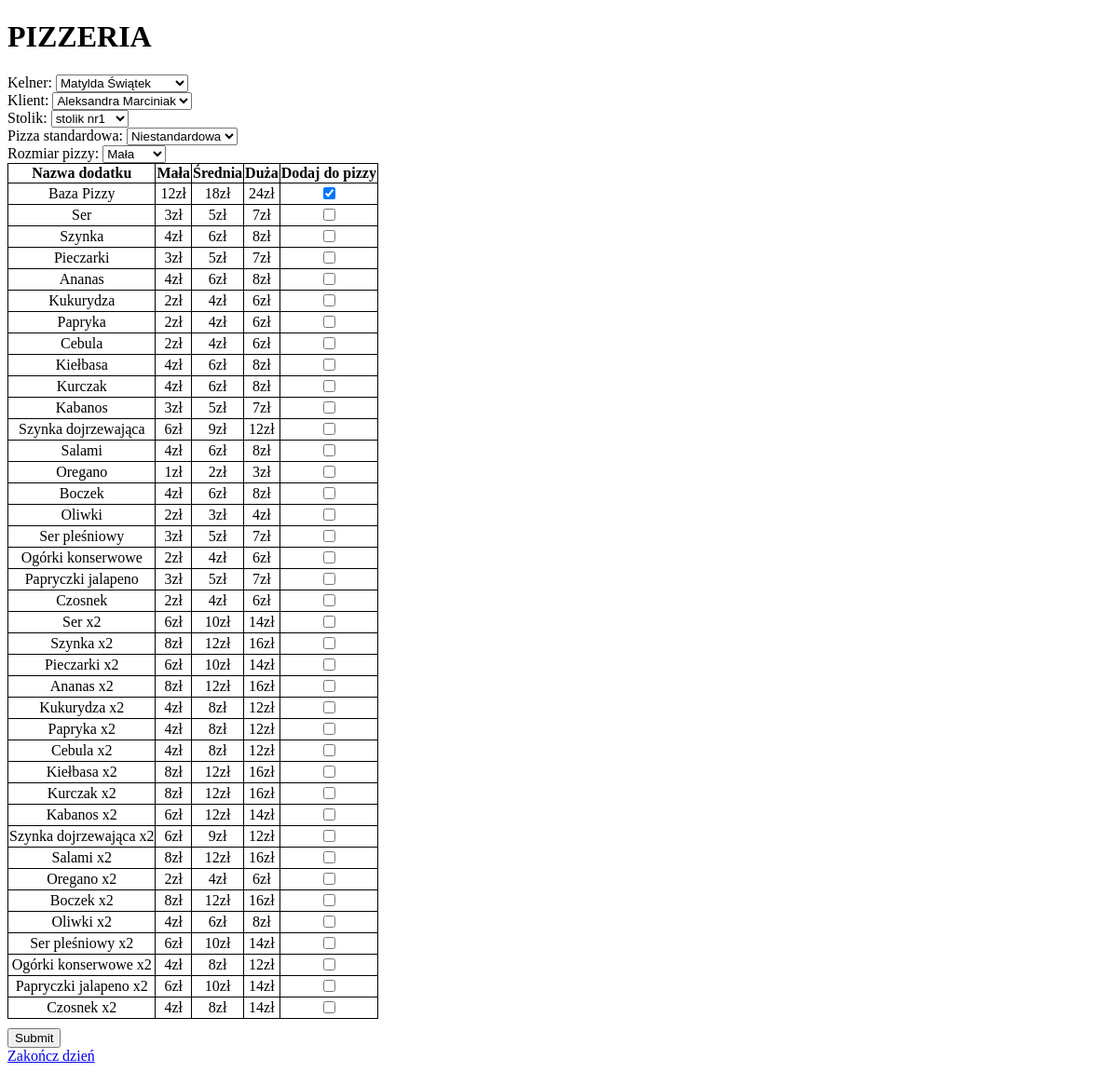
The page / on the database its author committed.
### tables this page shows
CREATE TABLE `dodatki_do_pizzy` (
  `ID` int(11) NOT NULL,
  `NAZWA` varchar(30) NOT NULL,
  `na_malej` float NOT NULL,
  `na_sredniej` float NOT NULL,
  `na_duzej` float NOT NULL
);

### index.php (the view, shortened to what this page needs)
<!DOCTYPE html>
<html lang="en">
<head>
</head>
<body>
    <h1>PIZZERIA</h1>
    <form method="post" action="podsumowanieZamowienia.php">
    <label>
        Kelner:
    </label>
    <select name="kel">
     <?php
        require_once "connect.php";
        $polaczenie = @new mysqli($host, $db_user, $db_password, $db_name);
        $polaczenie->set_charset("utf8");
        $kelnerzy = $polaczenie->query("SELECT * FROM kelnerzy");
        $row = $kelnerzy->fetch_array();
        $i=1;
        while($row){
            $imieINazwisko = $row["imie"]." ".$row["nazwisko"];
            echo "<option value=".$i.">".$imieINazwisko."</option>";
            $i = $i + 1;
            $row = $kelnerzy->fetch_array();
        }
     ?>
    </select>
    <br/>
    <label>
        Klient:
    </label>
    <select name="kli">
     <?php
        $klienci = $polaczenie->query("SELECT * FROM klienci");
        $row = $klienci->fetch_array();
        $i=1;
        while($row){
            $imieINazwisko = $row["imie"]." ".$row["nazwisko"];
            echo "<option value=".$i.">".$imieINazwisko."</option>";
            $i = $i + 1;
            $row = $klienci->fetch_array();
        }
     ?>
    </select>
    <br/>
    <label>
        Stolik:
    </label>
    <select name="sto">
     <?php
        $stoliki = $polaczenie->query("SELECT * FROM stoliki");
        $row = $stoliki->fetch_array();
        $i=1;
        while($row){
            echo "<option value=".$i.">".$row["nazwa"]."</option>";
            $i = $i + 1;
            $row = $stoliki->fetch_array();
        }
     ?>
    </select>
    <br/>
    <label>
        Pizza standardowa:
    </label>
    <select name="stan">
     <?php
        echo "<option value="."100".">"."Niestandardowa"."</option>";
     ?>
    </select>
    <br/>
    <label>
        Rozmiar pizzy:
    </label>
    <select name="rozm">
        <option value="mala">
            Mała
        </option>
    </select>
    <br/>
    <table>
        <thead>
            <tr>
                <td>
                    Nazwa dodatku
                </td>
                <td>
                    Mała
                </td>
                <td>
                    Średnia
                </td>
                <td>
                    Duża
                </td>
                <td>
                    Dodaj do pizzy
                </td>
            </tr>
        </thead>
        <?php
        $jedenDodatek = $polaczenie->query("SELECT * FROM dodatki_do_pizzy");
        $row = $jedenDodatek->fetch_array();
        $i = 1;
        while($row){
            if($i != 1){
                echo "<tr>";
                echo "<td>";
                echo $row["NAZWA"];
                echo "</td>";
                echo "<td>";
                echo $row["na_malej"]."zł";
                echo "</td>";
                echo "<td>";
                echo $row["na_sredniej"]."zł";
                echo "</td>";
                echo "<td>";
                echo $row["na_duzej"]."zł";
                echo "</td>";
                echo "<td>";
                $j = $i - 1;
                $name = "dod".$j;
                if($i == 2){
                    echo "<input type='checkbox' name=$name value='dodano' checked id='special'>";
                }
                else{
                    echo "<input type='checkbox' name=$name value='dodano'>";
                }
                echo "</td>";
                echo "</tr>";
                $i = $i + 1;
                $row = $jedenDodatek->fetch_array();
            }
            else{
                $i = $i + 1;
                $row = $jedenDodatek->fetch_array();
            }
        }
        ?>
    </table>
    <input type="submit" id="wysylanie">
    </form>
    <a href="koniecDnia.php">Zakończ dzień</a>
</body>
</html>

### index.php (style rules this page uses)
#wysylanie { margin-top: 10px; }
table { border-collapse: collapse; }
td { border: 1px solid black; text-align: center; }
thead { font-weight: bold; }
#special { pointer-events: none; }

### rows shown on the page
dodatki_do_pizzy: NAZWA "Baza Pizzy", na_malej "12", na_sredniej "18", na_duzej "24"
dodatki_do_pizzy: NAZWA "Ser", na_malej "3", na_sredniej "5", na_duzej "7"
dodatki_do_pizzy: NAZWA "Szynka", na_malej "4", na_sredniej "6", na_duzej "8"
dodatki_do_pizzy: NAZWA "Pieczarki", na_malej "3", na_sredniej "5", na_duzej "7"
dodatki_do_pizzy: NAZWA "Ananas", na_malej "4", na_sredniej "6", na_duzej "8"
dodatki_do_pizzy: NAZWA "Kukurydza", na_malej "2", na_sredniej "4", na_duzej "6"
dodatki_do_pizzy: NAZWA "Papryka", na_malej "2", na_sredniej "4", na_duzej "6"
dodatki_do_pizzy: NAZWA "Cebula", na_malej "2", na_sredniej "4", na_duzej "6"
dodatki_do_pizzy: NAZWA "Kiełbasa", na_malej "4", na_sredniej "6", na_duzej "8"
dodatki_do_pizzy: NAZWA "Kurczak", na_malej "4", na_sredniej "6", na_duzej "8"
dodatki_do_pizzy: NAZWA "Kabanos", na_malej "3", na_sredniej "5", na_duzej "7"
dodatki_do_pizzy: NAZWA "Szynka dojrzewająca", na_malej "6", na_sredniej "9", na_duzej "12"
dodatki_do_pizzy: NAZWA "Salami", na_malej "4", na_sredniej "6", na_duzej "8"
dodatki_do_pizzy: NAZWA "Oregano", na_malej "1", na_sredniej "2", na_duzej "3"
dodatki_do_pizzy: NAZWA "Boczek", na_malej "4", na_sredniej "6", na_duzej "8"
dodatki_do_pizzy: NAZWA "Oliwki", na_malej "2", na_sredniej "3", na_duzej "4"
dodatki_do_pizzy: NAZWA "Ser pleśniowy", na_malej "3", na_sredniej "5", na_duzej "7"
dodatki_do_pizzy: NAZWA "Ogórki konserwowe", na_malej "2", na_sredniej "4", na_duzej "6"
dodatki_do_pizzy: NAZWA "Papryczki jalapeno", na_malej "3", na_sredniej "5", na_duzej "7"
dodatki_do_pizzy: NAZWA "Czosnek", na_malej "2", na_sredniej "4", na_duzej "6"
dodatki_do_pizzy: NAZWA "Ser x2", na_malej "6", na_sredniej "10", na_duzej "14"
dodatki_do_pizzy: NAZWA "Szynka x2", na_malej "8", na_sredniej "12", na_duzej "16"
dodatki_do_pizzy: NAZWA "Pieczarki x2", na_malej "6", na_sredniej "10", na_duzej "14"
dodatki_do_pizzy: NAZWA "Ananas x2", na_malej "8", na_sredniej "12", na_duzej "16"
dodatki_do_pizzy: NAZWA "Kukurydza x2", na_malej "4", na_sredniej "8", na_duzej "12"
dodatki_do_pizzy: NAZWA "Papryka x2", na_malej "4", na_sredniej "8", na_duzej "12"
dodatki_do_pizzy: NAZWA "Cebula x2", na_malej "4", na_sredniej "8", na_duzej "12"
dodatki_do_pizzy: NAZWA "Kiełbasa x2", na_malej "8", na_sredniej "12", na_duzej "16"
dodatki_do_pizzy: NAZWA "Kurczak x2", na_malej "8", na_sredniej "12", na_duzej "16"
dodatki_do_pizzy: NAZWA "Kabanos x2", na_malej "6", na_sredniej "12", na_duzej "14"
dodatki_do_pizzy: NAZWA "Szynka dojrzewająca x2", na_malej "6", na_sredniej "9", na_duzej "12"
dodatki_do_pizzy: NAZWA "Salami x2", na_malej "8", na_sredniej "12", na_duzej "16"
dodatki_do_pizzy: NAZWA "Oregano x2", na_malej "2", na_sredniej "4", na_duzej "6"
dodatki_do_pizzy: NAZWA "Boczek x2", na_malej "8", na_sredniej "12", na_duzej "16"
dodatki_do_pizzy: NAZWA "Oliwki x2", na_malej "4", na_sredniej "6", na_duzej "8"
dodatki_do_pizzy: NAZWA "Ser pleśniowy x2", na_malej "6", na_sredniej "10", na_duzej "14"
dodatki_do_pizzy: NAZWA "Ogórki konserwowe x2", na_malej "4", na_sredniej "8", na_duzej "12"
dodatki_do_pizzy: NAZWA "Papryczki jalapeno x2", na_malej "6", na_sredniej "10", na_duzej "14"
dodatki_do_pizzy: NAZWA "Czosnek x2", na_malej "4", na_sredniej "8", na_duzej "14"

### other values the page prints
form field kel "Matylda Świątek"
form field kli "Aleksandra Marciniak"
form field sto "stolik nr1"
